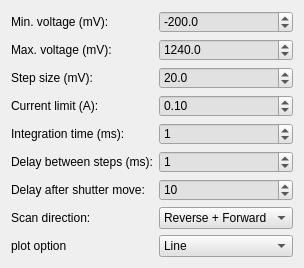
              <widget class="QWidget" name="tabWidget_JVsweepParamPage1">
               <property name="autoFillBackground">
                <bool>false</bool>
               </property>
               <attribute name="title">
                <string>JV</string>
               </attribute>
               <layout class="QGridLayout" name="gridLayout">
                <item row="4" column="0">
                 <widget class="QLabel" name="label_24">
                  <property name="text">
                   <string>Integration time (ms):</string>
                  </property>
                 </widget>
                </item>
                <item row="0" column="0">
                 <widget class="QLabel" name="label_13">
                  <property name="text">
                   <string>Min. voltage (mV):</string>
                  </property>
                 </widget>
                </item>
                <item row="0" column="1">
                 <widget class="QDoubleSpinBox" name="doubleSpinBox_JVminvoltage">
                  <property name="styleSheet">
                   <string notr="true">background-color: rgb(225, 225, 225);</string>
                  </property>
                  <property name="decimals">
                   <number>1</number>
                  </property>
                  <property name="minimum">
                   <double>-10000.000000000000000</double>
                  </property>
                  <property name="maximum">
                   <double>10000.000000000000000</double>
                  </property>
                  <property name="value">
                   <double>-200.000000000000000</double>
                  </property>
                 </widget>
                </item>
                <item row="2" column="0">
                 <widget class="QLabel" name="label_15">
                  <property name="text">
                   <string>Step size (mV):</string>
                  </property>
                 </widget>
                </item>
                <item row="7" column="0">
                 <widget class="QLabel" name="label_19">
                  <property name="text">
                   <string>Scan direction:</string>
                  </property>
                 </widget>
                </item>
                <item row="5" column="1">
                 <widget class="QDoubleSpinBox" name="doubleSpinBox_JVdelaypoints">
                  <property name="styleSheet">
                   <string notr="true">background-color: rgb(225, 225, 225);</string>
                  </property>
                  <property name="decimals">
                   <number>0</number>
                  </property>
                  <property name="maximum">
                   <double>10000.000000000000000</double>
                  </property>
                  <property name="value">
                   <double>1.000000000000000</double>
                  </property>
                 </widget>
                </item>
                <item row="2" column="1">
                 <widget class="QDoubleSpinBox" name="doubleSpinBox_JVstepsize">
                  <property name="styleSheet">
                   <string notr="true">background-color: rgb(225, 225, 225);</string>
                  </property>
                  <property name="decimals">
                   <number>1</number>
                  </property>
                  <property name="maximum">
                   <double>1000.000000000000000</double>
                  </property>
                  <property name="value">
                   <double>20.000000000000000</double>
                  </property>
                 </widget>
                </item>
                <item row="1" column="0">
                 <widget class="QLabel" name="label_14">
                  <property name="text">
                   <string>Max. voltage (mV):</string>
                  </property>
                 </widget>
                </item>
                <item row="3" column="0">
                 <widget class="QLabel" name="label_16">
                  <property name="text">
                   <string>Current limit (A):</string>
                  </property>
                 </widget>
                </item>
                <item row="7" column="1">
                 <widget class="QComboBox" name="comboBox_JVscandirection">
                  <property name="styleSheet">
                   <string notr="true">background-color: rgb(225, 225, 225);</string>
                  </property>
                  <item>
                   <property name="text">
                    <string>Reverse + Forward</string>
                   </property>
                  </item>
                  <item>
                   <property name="text">
                    <string>Forward + Reverse</string>
                   </property>
                  </item>
                  <item>
                   <property name="text">
                    <string>Reverse</string>
                   </property>
                  </item>
                  <item>
                   <property name="text">
                    <string>Forward</string>
                   </property>
                  </item>
                 </widget>
                </item>
                <item row="6" column="1">
                 <widget class="QDoubleSpinBox" name="doubleSpinBox_JVdelayshutter">
                  <property name="styleSheet">
                   <string notr="true">background-color: rgb(225, 225, 225);</string>
                  </property>
                  <property name="decimals">
                   <number>0</number>
                  </property>
                  <property name="maximum">
                   <double>10000.000000000000000</double>
                  </property>
                  <property name="value">
                   <double>10.000000000000000</double>
                  </property>
                 </widget>
                </item>
                <item row="1" column="1">
                 <widget class="QDoubleSpinBox" name="doubleSpinBox_JVmaxvoltage">
                  <property name="styleSheet">
                   <string notr="true">background-color: rgb(225, 225, 225);</string>
                  </property>
                  <property name="decimals">
                   <number>1</number>
                  </property>
                  <property name="minimum">
                   <double>-10000.000000000000000</double>
                  </property>
                  <property name="maximum">
                   <double>10000.000000000000000</double>
                  </property>
                  <property name="value">
                   <double>1240.000000000000000</double>
                  </property>
                 </widget>
                </item>
                <item row="5" column="0">
                 <widget class="QLabel" name="label_17">
                  <property name="text">
                   <string>Delay between steps (ms):</string>
                  </property>
                 </widget>
                </item>
                <item row="6" column="0">
                 <widget class="QLabel" name="label_18">
                  <property name="text">
                   <string>Delay after shutter move:</string>
                  </property>
                 </widget>
                </item>
                <item row="4" column="1">
                 <widget class="QDoubleSpinBox" name="doubleSpinBox_JVintegrationtime">
                  <property name="styleSheet">
                   <string notr="true">background-color: rgb(225, 225, 225);</string>
                  </property>
                  <property name="decimals">
                   <number>0</number>
                  </property>
                  <property name="maximum">
                   <double>100000.000000000000000</double>
                  </property>
                  <property name="value">
                   <double>1.000000000000000</double>
                  </property>
                 </widget>
                </item>
                <item row="3" column="1">
                 <widget class="QDoubleSpinBox" name="doubleSpinBox_JVcurrentlimit">
                  <property name="styleSheet">
                   <string notr="true">background-color: rgb(225, 225, 225);</string>
                  </property>
                  <property name="maximum">
                   <double>100000.000000000000000</double>
                  </property>
                  <property name="value">
                   <double>0.100000000000000</double>
                  </property>
                 </widget>
                </item>
                <item row="8" column="1">
                 <widget class="QComboBox" name="comboBox_JV_ptsorline">
                  <property name="styleSheet">
                   <string notr="true">background-color: rgb(225, 225, 225);</string>
                  </property>
                  <item>
                   <property name="text">
                    <string>Line</string>
                   </property>
                  </item>
                  <item>
                   <property name="text">
                    <string>Dots and Line</string>
                   </property>
                  </item>
                 </widget>
                </item>
                <item row="8" column="0">
                 <widget class="QLabel" name="label_56">
                  <property name="text">
                   <string>plot option</string>
                  </property>
                 </widget>
                </item>
               </layout>
              </widget>
